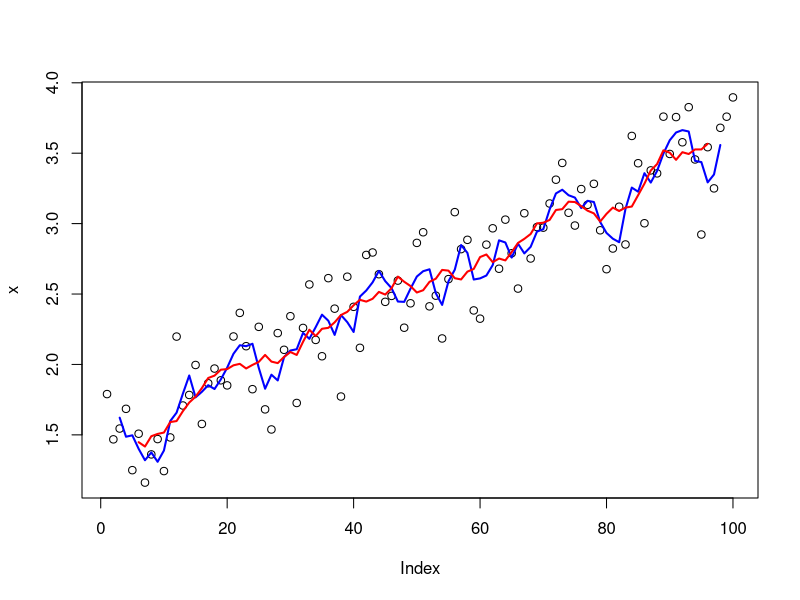
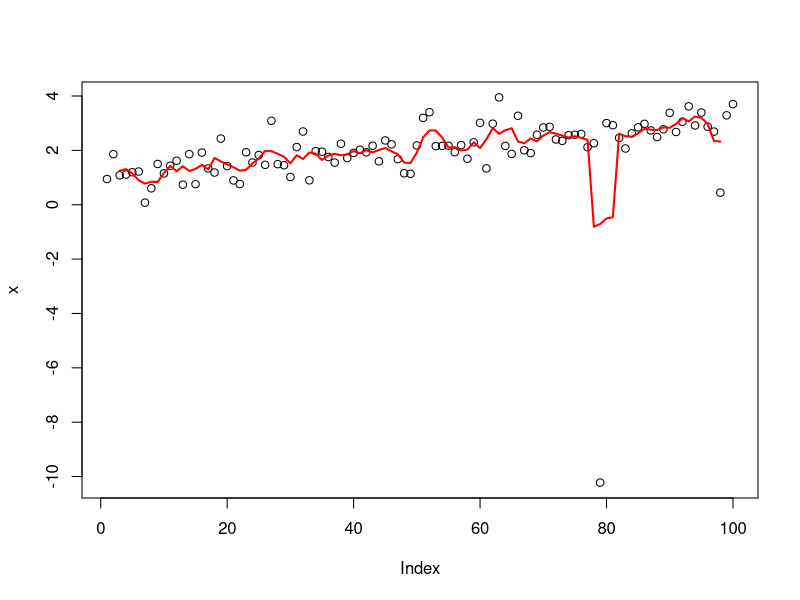
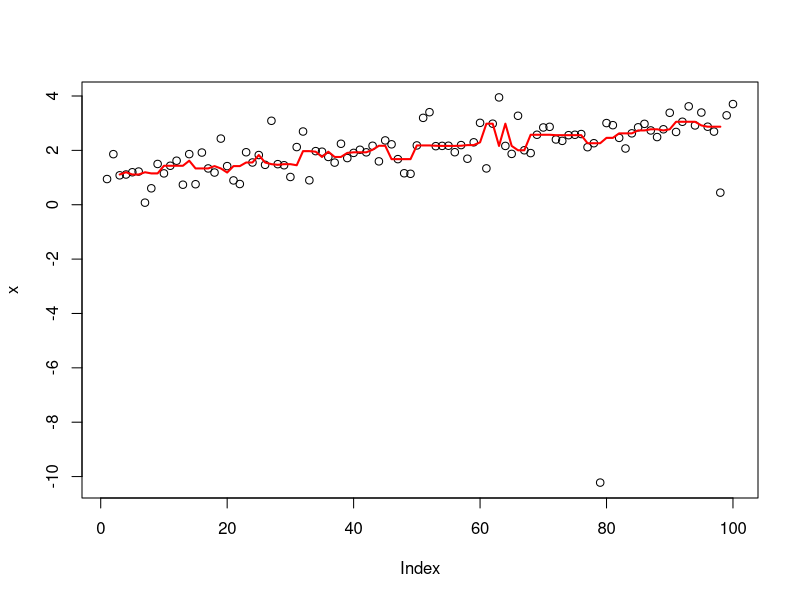

These figures' R source, in order:
summary <- function(x) {
  funs <- c(mean, median, sd, mad, IQR)
  lapply(funs, function(f) f(x, na.rm=TRUE))
}

# closures

power <- function(exponent) {
  print(environment())
  function(x) {
    x ^ exponent
  }
}

square <- power(2)
environment(square)
cube <- power(3)

new_counter <- function() {
  i <- 0
  function() {
    i <<- i + 1
    i
  }
}

counter_one <- new_counter()
counter_two <- new_counter()

counter_one()
counter_one()
counter_two()

i <- 0
new_counter2 <- function() {
  i <<- i + 1
  i
}

new_counter3 <- function() {
  i <- 0
  function() {
    i <- i + 1
    i
  }
}

# compute the ith central moment of a numeric vector
moment <- function(order) {
  function(x) {
    mean((x-mean(x))^order)
  }
}

m1 <- moment(1)
m2 <- moment(2)

x <- runif(100)
stopifnot(all.equal(m1(x), 0))
stopifnot(all.equal(m2(x), var(x)*99/100))

pick <- function(i) {
  function(x) {
    x[[i]]
  }
}

compute_mean <- list(
                  base = function(x) mean(x),
                  sum = function(x) sum(x) / length(x),
                  manual = function(x) {
                    total <- 0
                    n <- length(x)
                    for (i in seq_along(x)) {
                      total <- total + x[i] / n
                    }
                    total
                  }
)
                  
x <- runif(1e5)
system.time(compute_mean$base(x))
system.time(compute_mean[[2]](x))
system.time(compute_mean[["manual"]](x))

lapply(compute_mean, function(f) f(x))

call_fun <- function(f, ...) f(...)
lapply(compute_mean, call_fun, x)

lapply(compute_mean, function(f) system.time(f(x)))

# summarise an object in multiple ways
x <- 1:10
funs <- list(
          sum = sum,
          mean = mean,
          median = median
)

lapply(funs, function(f) f(x))
lapply(funs, function(f) f(x, na.rm=TRUE))

# scale a vector to range [0,1]
scale01 <- function(x) {
  rng <- range(x, na.rm=TRUE)
  (x - rng[1]) / (rng[2] - rng[1])
}

# fit linear models using different formulas
formulas <- list(
  mpg ~ disp,
  mpg ~ I(1 / disp),
  mpg ~ disp + wt,
  mpg ~ I(1 / disp) + wt
)

lapply(formulas, function(f) lm(f, data=mtcars))

# multiple inputs: Map (mapply)

# generate some sample data
xs <- replicate(5, runif(10), simplify = FALSE)
ws <- replicate(5, rpois(10, 5) + 1, simplify = FALSE)
# unweighted mean
unlist(lapply(xs, mean))
# weighted mean
unlist(Map(weighted.mean, xs, ws))

# smooth data using a rolling mean function
rollmean <- function(x, n) {
  out <- rep(NA, length(x))
  
  offset <- trunc(n / 2)
  for (i in (offset + 1):(length(x) - n + offset + 1)) {
    out[i] <- mean(x[(i - offset):(i + offset - 1)])
  }
  out
}
x <- seq(1, 3, length=1e2) + runif(1e2)
plot(x)
lines(rollmean(x, 5), col="blue", lwd=2)
lines(rollmean(x, 10), col="red", lwd=2)

# data with more variable noise, using median instead of mean
x <- seq(1, 3, length = 1e2) + rt(1e2, df = 2) / 3
plot(x)
lines(rollmean(x, 5), col = "red", lwd = 2)

rollapply <- function(x, n, f, ...) {
  offset <- trunc(n / 2)
  locs <- (offset + 1):(length(x) - n + offset + 1)
  num <- vapply(
    locs,
    function(i) f(x[(i - offset):(i + offset)], ...),
    numeric(1)
  )
  c(rep(NA, offset), num)
}
plot(x)
lines(rollapply(x, 5, median), col="red", lwd=2)
